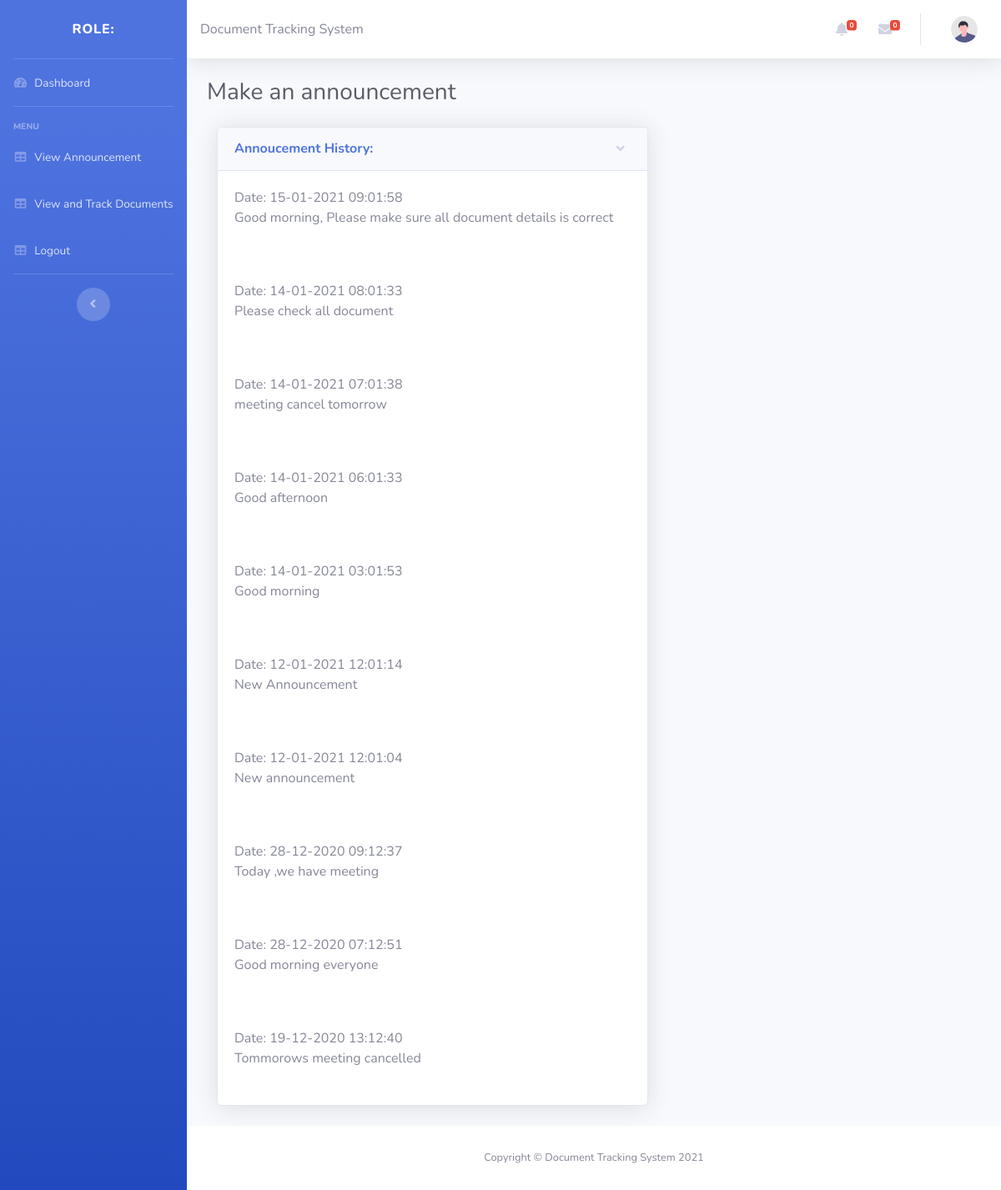
/user/owner/announcement.php, run on the app's committed database.
### tables this page shows
CREATE TABLE `announcement` (
  `id` int(11) NOT NULL,
  `message` mediumtext NOT NULL,
  `date` timestamp NOT NULL DEFAULT current_timestamp()
);

### user/owner/announcement.php (the view, shortened to what this page needs)
<?php
    include 'settings.php';
    $name = $_SESSION['name'];
    $query = "SELECT doc_status FROM documents where (doc_responsibility='$name') AND (doc_status='Pending')";
    $result = mysqli_query($conn,$query);
    $row = mysqli_num_rows($result);
    $count = 0;
?>
<!DOCTYPE html>
<html lang="en">
<head>
    <link href="vendor/fontawesome-free/css/all.min.css" rel="stylesheet" type="text/css">
    <link href="css/sb-admin-2.min.css" rel="stylesheet">
</head>
<body id="page-top">
    <div id="wrapper">
        <ul class="navbar-nav bg-gradient-primary sidebar sidebar-dark accordion" id="accordionSidebar">
            <a class="sidebar-brand d-flex align-items-center justify-content-center" href="index.php">
                <div class="sidebar-brand-text mx-3">Role: <?php $ufunc->UserRole();?></div>
            </a>
            <hr class="sidebar-divider my-0">
            <li class="nav-item">
                <a class="nav-link" href="index.php">
                    <i class="fas fa-fw fa-tachometer-alt"></i>
                    <span>Dashboard</span></a>
            </li>
            <hr class="sidebar-divider">
            <div class="sidebar-heading">
                Menu
            </div>
            <li class="nav-item">
                <a class="nav-link" href="announcement.php">
                    <i class="fas fa-fw fa-table"></i>
                    <span>View Announcement</span></a>
            </li>
            <li class="nav-item">
                <a class="nav-link" href="index.php">
                    <i class="fas fa-fw fa-table"></i>
                    <span>View and Track Documents</span></a>
            </li>
            <li class="nav-item">
                <a class="nav-link" href="../../includes/logout.php">
                    <i class="fas fa-fw fa-table"></i>
                    <span>Logout</span></a>
            </li>
            <hr class="sidebar-divider d-none d-md-block">
            <div class="text-center d-none d-md-inline">
                <button class="rounded-circle border-0" id="sidebarToggle"></button>
            </div>
        </ul>
        <div id="content-wrapper" class="d-flex flex-column">
            <div id="content">
                <nav class="navbar navbar-expand navbar-light bg-white topbar mb-4 static-top shadow">
                    <div>
                      Document Tracking System
                    </div>
                    <ul class="navbar-nav ml-auto">
                        <li class="nav-item dropdown no-arrow mx-1">
                            <a class="nav-link dropdown-toggle" href="#" id="alertsDropdown" role="button"
                                data-toggle="dropdown" aria-haspopup="true" aria-expanded="false">
                                <i class="fas fa-bell fa-fw"></i>
                                <span class="badge badge-danger badge-counter"><?php echo $row?></span>
                            </a>
                        </li>
                        <li class="nav-item dropdown no-arrow mx-1">
                            <a class="nav-link dropdown-toggle" href="#" id="messagesDropdown" role="button"
                                data-toggle="dropdown" aria-haspopup="true" aria-expanded="false">
                                <i class="fas fa-envelope fa-fw"></i>
                                <span class="badge badge-danger badge-counter"><?php echo $count?></span>
                            </a>
                        </li>
                        <li class="nav-item dropdown no-arrow">
                            <a class="nav-link dropdown-toggle" href="#" id="userDropdown" role="button"
                                data-toggle="dropdown" aria-haspopup="true" aria-expanded="false">
                                <img class="img-profile rounded-circle"
                                    src="img/undraw_profile.svg">
                            </a>
                        </li>
                    </ul>
                </nav>
                <div class="container-fluid">
                    <div class="d-sm-flex align-items-center justify-content-between mb-4">
                        <h1 class="h3 mb-0 text-gray-800">Make an announcement</h1>
                    </div>
                    <div class="col-lg-7">
                        <div class="card shadow mb-4">
                            <a href="#collapseCardExample" class="d-block card-header py-3" data-toggle="collapse"
                                role="button" aria-expanded="true" aria-controls="collapseCardExample">
                                <h6 class="m-0 font-weight-bold text-primary">Annoucement History:</h6>
                            </a>
                            <form action='add_announcement.php' method="post">
                                <div class="collapse show" id="collapseCardExample">
                                     <?php
                                        include "C:\\xampp\htdocs\DTS2\includes\connect.php";
                                        $query = "SELECT * FROM announcement ORDER BY `date` DESC LIMIT 10 ";
                                        $result = mysqli_query($conn,$query);
                                        while ($row = mysqli_fetch_array($result)) {
                                          $date = $row['date'];
                                          $formatted_date = strtotime($date);
                                          echo "<div class='card-body'>" ."Date: ".date("d-m-Y H:m:s", $formatted_date)."<br>".$row['message']. "</div>";
                                          echo "<br>";
                                        }
                                    ?>
                                </div>
                            </form>
                        </div>
                    </div>
                </div>
            </div>
            <footer class="sticky-footer bg-white">
                <div class="container my-auto">
                    <div class="copyright text-center my-auto">
                        <span>Copyright &copy; Document Tracking System 2021</span>
                    </div>
                </div>
            </footer>
        </div>
    </div>
</body>
</html>

### data on the page
announcement: date "15-01-2021 09:01:58", message "Good morning, Please make sure all document details is correct"
announcement: date "14-01-2021 08:01:33", message "Please check all document"
announcement: date "14-01-2021 07:01:38", message "meeting cancel tomorrow"
announcement: date "14-01-2021 06:01:33", message "Good afternoon"
announcement: date "14-01-2021 03:01:53", message "Good morning"
announcement: date "12-01-2021 12:01:14", message "New Announcement"
announcement: date "12-01-2021 12:01:04", message "New announcement"
announcement: date "28-12-2020 09:12:37", message "Today ,we have meeting"
announcement: date "28-12-2020 07:12:51", message "Good morning everyone"
announcement: date "19-12-2020 13:12:40", message "Tommorows meeting cancelled"

### other printed values
$row "0"
$count "0"
